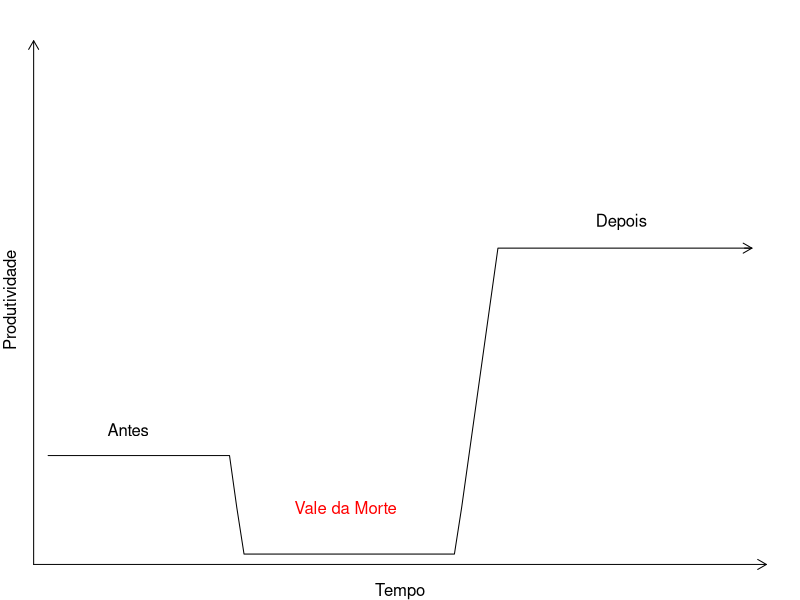

Write the R code that produced this figure.
## ---- chunk 1
y0 <- 0.2
y <- c(rep(y0, 25), seq(y0, 0.1, -0.1), rep(0.01, 30), seq(0.1, y0 * 3, 0.1), rep(y0 * 3, 35))
x <- 1:length(y)
par(mgp = c(0, 1, 0), mar = rep(1, 4))
plot(y ~ x, type = "l", xlab = "Tempo", ylab = "Produtividade", ylim = c(0, 1), axes = FALSE)
text(42, 0.1, "Vale da Morte", col = "red")
text(12, 0.25, "Antes")
text(80, 0.65, "Depois")
arrows(-1, -0.01, 100, -0.01, length = 0.1)
arrows(-1, -0.01, -1, 1, length = 0.1)
arrows(x[length(x)- 1], y[length(y)], x[length(x)], y[length(y)], length = 0.1)
## ---- chunk 2
knitr::include_url('https://git-scm.com/')
